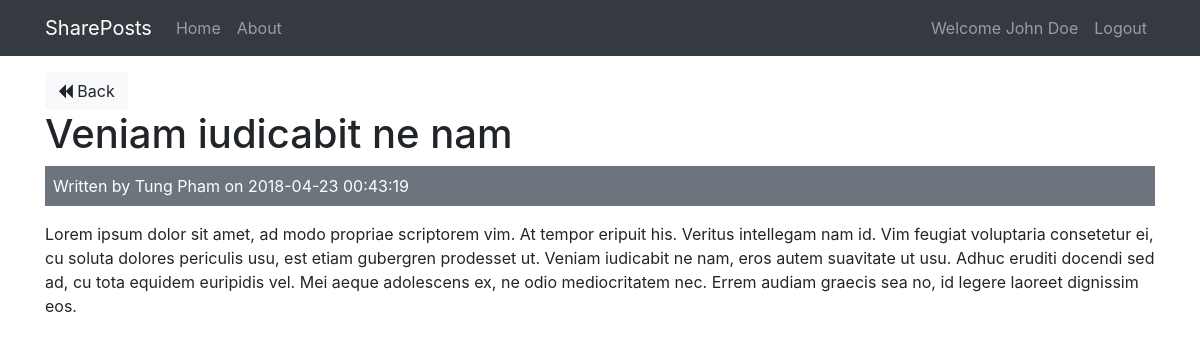
/posts/show/2 (signed in), run on the app's committed database.
### tables this page shows
CREATE TABLE `posts` (
  `id` int(11) NOT NULL,
  `user_id` int(11) NOT NULL,
  `title` varchar(255) NOT NULL,
  `body` text NOT NULL,
  `created_at` timestamp NOT NULL DEFAULT CURRENT_TIMESTAMP
);

CREATE TABLE `users` (
  `id` int(11) NOT NULL,
  `name` varchar(255) NOT NULL,
  `email` varchar(255) NOT NULL,
  `password` varchar(255) NOT NULL,
  `created_at` datetime NOT NULL DEFAULT CURRENT_TIMESTAMP
);

### app/controllers/Posts.php (called while the page is built, shortened)
<?php
class Posts extends Controller {
    public function __construct() {
        $this->postModel = $this->model("Post");
        $this->userModel = $this->model("User");
    }
    public function show($id) {
        $post = $this->postModel->getPostById($id);
        $user = $this->userModel->getUserById($post->user_id);
        $data = [
            "post" => $post,
            "user" => $user
        ];
        $this->view("posts/show", $data);
    }
}

### app/libraries/Core.php (called while the page is built, shortened)
<?php
class Core {
    protected $currentMethod = "index";
    public function __construct() {
        $url = $this->getUrl();
        if (file_exists("../app/controllers/" . ucwords($url[0]) . ".php")) {
            unset($url[0]);
        }
        $this->currentController = new $this->currentController;
        if (isset($url[1])) {
            if (method_exists($this->currentController, $url[1])) {
                $this->currentMethod = $url[1];
            }
            unset($url[1]);
        }
        $this->params = $url ? array_values($url) : [];
        call_user_func_array([$this->currentController, $this->currentMethod], $this->params);
    }
    protected function getUrl() {
        if (isset($_GET["url"])) {
            $url = rtrim($_GET["url"], "/");
            $url = filter_var($url, FILTER_SANITIZE_URL);
            $url = explode("/", $url);
            return $url;
        }
    }
}

### public/index.php (called while the page is built, shortened)
<?php
$init = new Core;

### app/libraries/Database.php (called while the page is built, shortened)
<?php
class Database {
    private $host = DB_HOST;
    private $user = DB_USER;
    private $pass = DB_PASS;
    private $dbname = DB_NAME;
    private $dbh;
    private $stmt;
    public function __construct() {
        $dsn = "mysql:host=" . $this->host . ";dbname=" . $this->dbname;
        $options = array(
            PDO::ATTR_PERSISTENT => true,
            PDO::ATTR_ERRMODE => PDO::ERRMODE_EXCEPTION
        );
        try {
            $this->dbh = new PDO($dsn, $this->user, $this->pass, $options);
        } catch (PDOException $e) {
            $this->error = $e->getMessage();
            echo $this->error;
        }
    }
    public function query($sql) {
        $this->stmt = $this->dbh->prepare($sql);
    }
    public function execute() {
        return $this->stmt->execute();
    }
    public function single() {
        $this->execute();
        return $this->stmt->fetch(PDO::FETCH_OBJ);
    }
}

### app/models/Post.php (called while the page is built, shortened)
<?php
class Post {
    private $db;
    public function __construct() {
        $this->db = new Database;
    }
    public function getPostById($id) {
        $sql = "SELECT * FROM posts WHERE id = $id";
        $this->db->query($sql);
        $row = $this->db->single();
        return $row;
    }
}

### app/models/User.php (called while the page is built, shortened)
<?php
class User {
    private $db;
    public function __construct() {
        $this->db = new Database;
    }
    public function getUserById($id) {
        $this->db->query("SELECT * FROM users WHERE id = $id");
        $row = $this->db->single();
        return $row;
    }
}

### app/views/posts/show.php (the view, shortened to what this page needs)
<?php require APPROOT . '/views/inc/header.php'; ?>
<a href="<?php echo URLROOT; ?>/posts" class="btn btn-light"><i class="fa fa-backward"></i> Back</a>
<br>
<h1><?php echo $data["post"]->title; ?></h1>
<div class="bg-secondary text-white p-2 mb-3">
    Written by <?php echo $data["user"]->name; ?> on <?php echo $data["post"]->created_at; ?>
</div>
<p><?php echo $data["post"]->body; ?></p>
<?php require APPROOT . '/views/inc/footer.php'; ?>

### data on the page
posts: title "Veniam iudicabit ne nam", created_at "2018-04-23 00:43:19", body "Lorem ipsum dolor sit amet, ad modo propriae scriptorem vim. At tempor eripuit his. Veritus intellegam nam id. Vim feugiat voluptaria consetetur ei, cu soluta dolores periculis usu, est etiam gubergren prodesset ut. Veniam iudicabit ne nam, eros autem suavitate ut usu. Adhuc eruditi docendi sed ad, cu tota equidem euripidis vel. Mei aeque adolescens ex, ne odio mediocritatem nec. Errem audiam graecis sea no, id legere laoreet dignissim eos."
users: name "Tung Pham"

### other printed values
SITENAME "SharePosts"
$_SESSION["user_name"] "John Doe"
